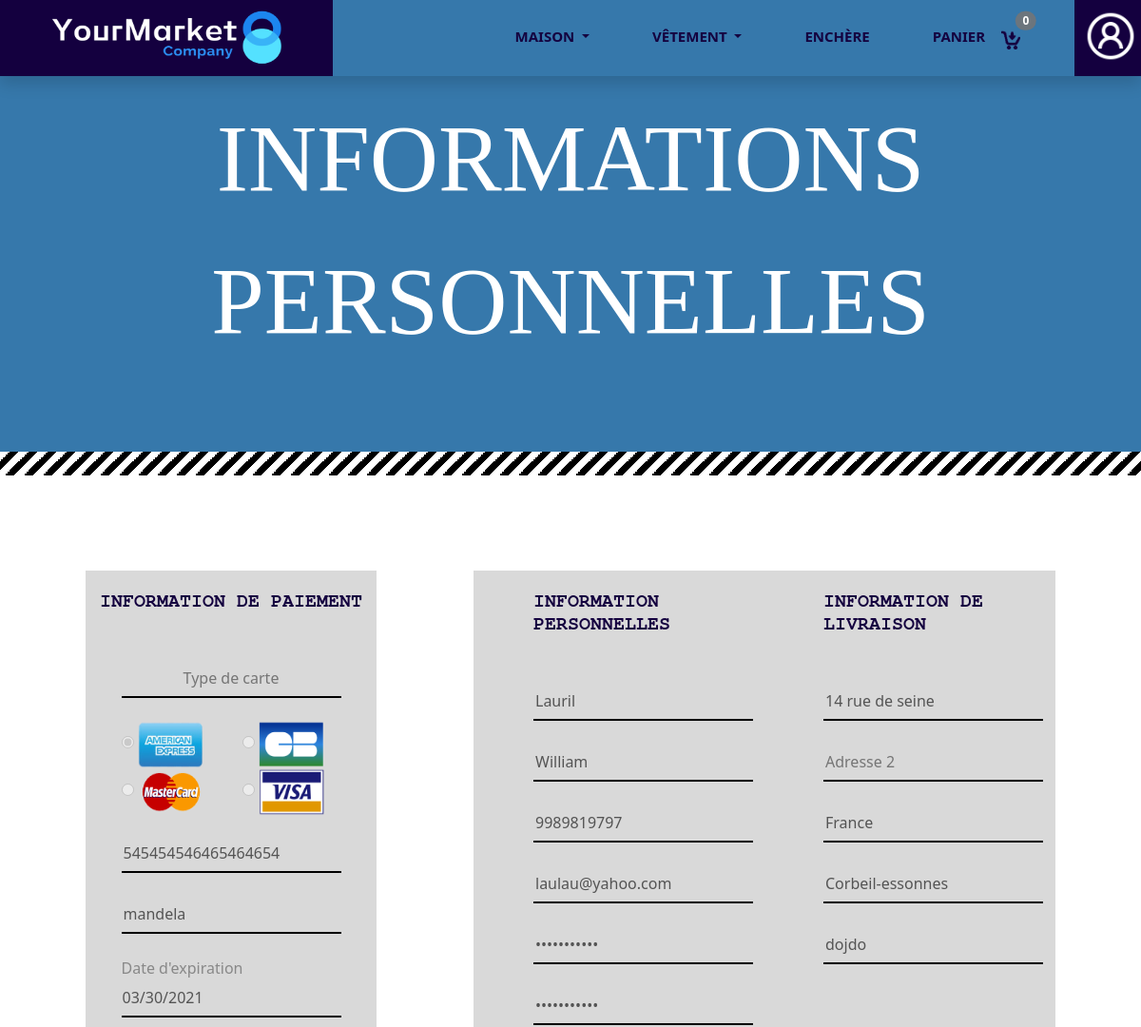
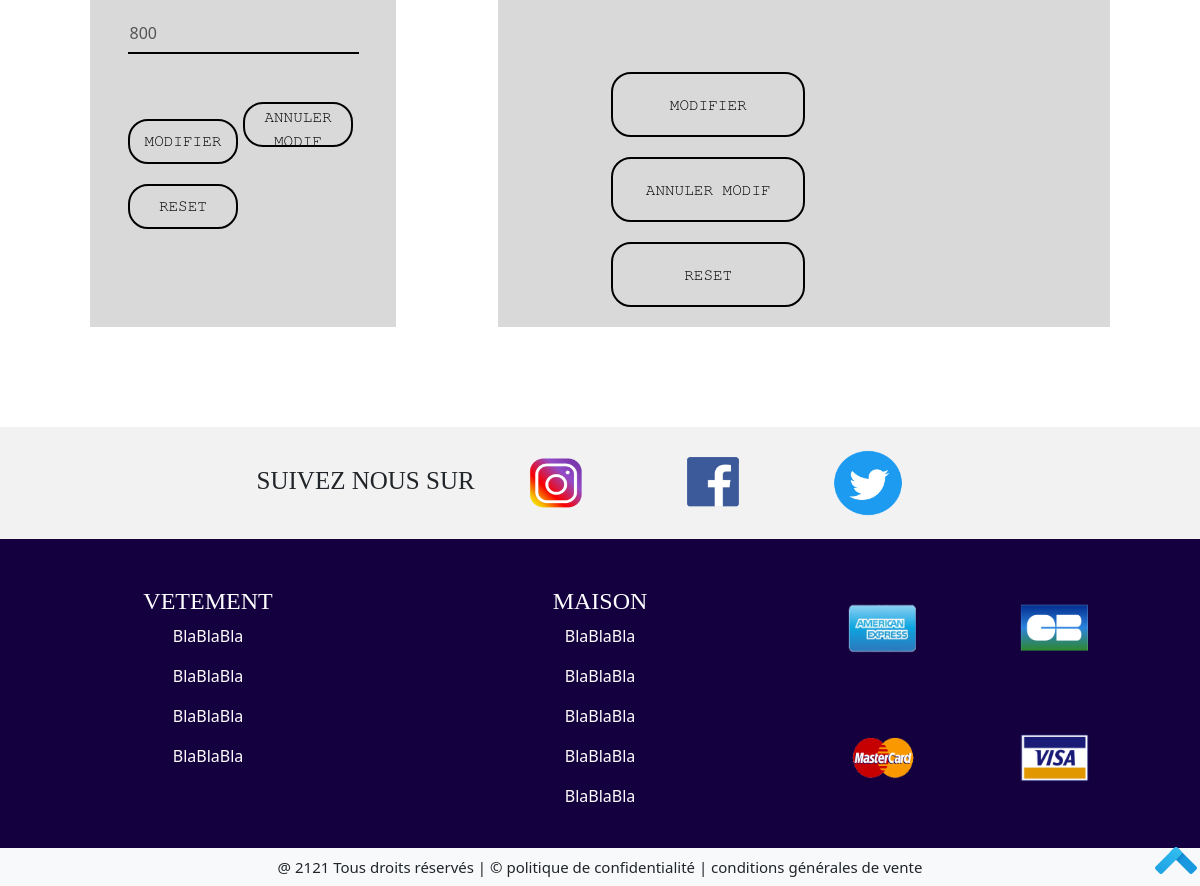
The page /Front/Acheteur/infoPerso.php (signed in) on the database its author committed (2 pictures, top to bottom).
### tables this page shows
CREATE TABLE IF NOT EXISTS `payment` (
  `id_payment` int(11) NOT NULL AUTO_INCREMENT,
  `id_buyer` int(11) NOT NULL,
  `carde` varchar(255) NOT NULL,
  `code` int(255) NOT NULL,
  `num_card` varchar(255) NOT NULL,
  `expiration` date NOT NULL,
  `nom` varchar(20) NOT NULL,
  PRIMARY KEY (`id_payment`),
  KEY `id_payment` (`id_payment`),
  KEY `id_buyer` (`id_buyer`)
);

CREATE TABLE IF NOT EXISTS `buyer` (
  `id_buyer` int(11) NOT NULL AUTO_INCREMENT,
  `lastname` varchar(255) NOT NULL,
  `firstname` varchar(255) NOT NULL,
  `phone` varchar(255) NOT NULL,
  `email` varchar(255) NOT NULL,
  `passworde` varchar(255) NOT NULL,
  `adress1` varchar(100) NOT NULL,
  `adress2` varchar(100) NOT NULL,
  `city` varchar(255) NOT NULL,
  `zip_code` varchar(15) NOT NULL,
  `country` varchar(20) NOT NULL,
  PRIMARY KEY (`id_buyer`),
  KEY `id_buyer` (`id_buyer`)
);

### Front/Acheteur/infoPerso.php (the view, shortened to what this page needs)
<?php
    require "head.php";
        include("../../Bdd/cnx.php");
        $email_user = $_SESSION['email'];
        $queryinfoPerso_acheteur = mysqli_query($con, "select lastname,firstname,phone,email,passworde,adress1,adress2,city,zip_code,country,carde,code,num_card,expiration,nom from buyer, payment where buyer.id_buyer=payment.id_buyer and email='$email_user'");
    if($rowinfoPerso_acheteur = mysqli_fetch_assoc($queryinfoPerso_acheteur)){
        $lastname_acheteur = $rowinfoPerso_acheteur['lastname'];
        $firstname_acheteur = $rowinfoPerso_acheteur['firstname'];
        $phone_acheteur = $rowinfoPerso_acheteur['phone'];
        $email_acheteur = $rowinfoPerso_acheteur['email'];
        $passworde_acheteur = $rowinfoPerso_acheteur['passworde'];
        $adress1_acheteur = $rowinfoPerso_acheteur['adress1'];
        $adress2_acheteur = $rowinfoPerso_acheteur['adress2'];
        $city_acheteur = $rowinfoPerso_acheteur['city'];
        $zip_code_acheteur = $rowinfoPerso_acheteur['zip_code'];
        $country_acheteur = $rowinfoPerso_acheteur['country'];
        $carde_acheteur = $rowinfoPerso_acheteur['carde'];
        $code_acheteur = $rowinfoPerso_acheteur['code'];
        $num_card_acheteur = $rowinfoPerso_acheteur['num_card'];
        $expiration_acheteur = $rowinfoPerso_acheteur['expiration'];
        $nom_acheteur = $rowinfoPerso_acheteur['nom'];
?>
<div class="genale_page_infoPerso position-relative">
    <div class="texte_style position-absolute top-50 start-50 translate-middle general_infoPerso_div">
        <p class="titre_general_infoPerso text-uppercase centrer">
            Informations personnelles
        </p>
    </div>
    <div class="class_separation position-absolute bottom-0 start-50 translate-middle-x"></div>
</div>
<div class="contenu_general_infoPerso_acheteur row">
    <div class="col-1"></div>
    <div class="col-3 infoPerso_paiement">
        <form action="../../Bdd/infoPerso_recup.php" method="POST">
            <div>
                <h3 class="infoPerso_detail_titre1_acheteur text-uppercase centrer detail_style" style="margin-bottom:50px!important">Information de paiement</h3>
                <div class="row">
                    <div class="col-1"></div>
                    <div class="col-10">
                        <input id="infoPerso_typeCarte_acheteur" name="infoPerso_typeCarte_acheteur" type="text" class="infoPaiement_contenu_details_acheteur centrer" placeholder="Type de carte">
                        <br>
                        <br>
                        <div class="row">
                            <div class="col-6">
                                <?php if($carde_acheteur == "carte_payement_amex"){
                                echo'<input type="radio" name="infoPerso_carte_bancaire" id="infoPerso_carte_payement_amex" value="carte_payement_amex" checked>';
                                }
                                else{
                                    echo'<input type="radio" name="infoPerso_carte_bancaire" id="infoPerso_carte_payement_amex" value="carte_payement_amex">';
                                } ?>
                                <img class="image_infoPayment" src="../../Image/carte_payement_amex.png" alt="carte_payement_amex">
                            </div>
                            <div class="col-6">
                            <?php if($carde_acheteur == "carte_payement_cb"){
                                echo'
                                <input type="radio" name="infoPerso_carte_bancaire" id="infoPerso_carte_payement_cb" value="carte_payement_cb" checked>';
                                }
                                else{
                                    echo'<input type="radio" name="infoPerso_carte_bancaire" id="infoPerso_carte_payement_cb" value="carte_payement_cb">';
                                }?>
                                <img class="image_infoPayment" src="../../Image/carte_payement_cb.png" alt="carte_payement_cb">
                            </div>
                        </div>
                        <div class="row" style="margin-bottom:20px!important">
                            <div class="col-6">
                            <?php if($carde_acheteur == "carte_payement_mastercard"){
                                echo' <input type="radio" name="infoPerso_carte_bancaire" id="infoPerso_carte_payement_mastercard" value="carte_payement_mastercard" checked>';
                                }
                                else{
                                echo' <input type="radio" name="infoPerso_carte_bancaire" id="infoPerso_carte_payement_mastercard" value="carte_payement_mastercard">';
                            }?>
                                <img class="image_infoPayment" src="../../Image/carte_payement_mastercard.png" alt="carte_payement_mastercard">
                            </div>
                            <div class="col-6">
                            <?php if($carde_acheteur == "carte_payement_visa"){
                                echo'
                                <input type="radio" name="infoPerso_carte_bancaire" id="infoPerso_carte_payement_visa" value="carte_payement_visa" checked>';
                                }
                                else{
                                    echo'
                                    <input type="radio" name="infoPerso_carte_bancaire" id="infoPerso_carte_payement_visa" value="carte_payement_visa">';
                                }?>
                                <img class="image_infoPayment" src="../../Image/carte_payement_visa.png" alt="carte_payement_visa">
                            </div>
                        </div>
                        <input id="infoPerso_numeroCarte_acheteur" name="infoPerso_numeroCarte_acheteur" type="text" class="infoPaiement_contenu_details_acheteur" placeholder="Numero de carte" value="<?php echo $num_card_acheteur ?>">
                        <br>
                        <br>
                        <input id="infoPerso_nomCarte_acheteur" name="infoPerso_nomCarte_acheteur" type="text" class="infoPaiement_contenu_details_acheteur" placeholder="Nom" value="<?php echo $nom_acheteur ?>">
                        <br>
                        <br>
                        <label style="color:#888888;">Date d'expiration</label><br>
                        <input id="infoPerso_dateExpiration_acheteur" name="infoPerso_dateExpiration_acheteur" type="date" class="infoPaiement_contenu_details_acheteur" placeholder="Date d'expiration" value="<?php echo $expiration_acheteur ?>">
                        <br>
                        <br>
                        <input id="infoPerso_codeSecret_acheteur" name="infoPerso_codeSecret_acheteur" type="text" class="infoPaiement_contenu_details_acheteur" placeholder="Code secret" value="<?php echo $code_acheteur ?>">
                        <br>
                        <br><br>
                        <button onclick="modif_infoPerso_paiement()" type="button" id="modif_infoPaiement_acheteur" class="btn_infoPaiement_final_acheteur text-uppercase detail_style">Modifier</button>
                        <button onclick="annulModif_infoPerso_paiement()" type="button" id="annulModif_infoPaiement_acheteur" class="btn_infoPaiement_final_acheteur text-uppercase detail_style">Annuler Modif</button>
                        <button onclick="reset_infoPerso_paiement()" type="button" id="reset_infoPaiement_acheteur" class="btn_infoPaiement_final_acheteur text-uppercase detail_style">Reset</button>
                    </div>
                    <div class="col-1"></div>
                </div>
            </div>
        </form>
    </div>
    <div class="col-1"></div>
    <div class="col-6 infoPerso_livraison">
        <form action="../../Bdd/infoPerso_recup.php" method="POST">
            <div class="row">
                <div class="col-1"></div>
                <div class="col-5">
                    <h3 class="infoPerso_detail_titre2_acheteur text-uppercase detail_style" style="margin-bottom:50px!important;">information personnelles</h3>
                    <input id="infoPerso_nom_acheteur" name="infoPerso_nom_acheteur" type="text" class="infoPersoL_contenu_details_acheteur" placeholder="Nom" value="<?php echo $lastname_acheteur ?>">
                    <br>
                    <br>
                    <input id="infoPerso_prenom_acheteur" name="infoPerso_prenom_acheteur" type="text" class="infoPersoL_contenu_details_acheteur" placeholder="Prénom" value="<?php echo $firstname_acheteur ?>">
                    <br>
                    <br>
                    <input id="infoPerso_telephone_acheteur" name="infoPerso_telephone_acheteur" type="text" class="infoPersoL_contenu_details_acheteur" placeholder="Téléphone" value="<?php echo $phone_acheteur ?>">
                    <br>
                    <br>
                    <input id="infoPerso_mail_acheteur" name="infoPerso_mail_acheteur" type="text" class="infoPersoL_contenu_details_acheteur" placeholder="Email" value="<?php echo $email_acheteur ?>">
                    <br>
                    <br>
                    <input id="infoPerso_mdp_acheteur" name="infoPerso_mdp_acheteur" type="password" class="infoPersoL_contenu_details_acheteur" placeholder="Mot de passe" value="<?php echo $passworde_acheteur ?>">
                    <br>
                    <br>
                    <input id="infoPerso_mdp2_acheteur" name="infoPerso_mdp2_acheteur" type="password" class="infoPersoL_contenu_details_acheteur" placeholder="Confirmation mot de passe" value="<?php echo $passworde_acheteur ?>">
                    <br>
                    <br>
                </div>
                <div class="col-5" style="margin-left:50px!important;" >
                    <h3 class="infoPerso_detail_titre3_acheteur text-uppercase detail_style" style="margin-bottom:50px!important">information de livraison</h3>
                    <input id="infoPerso_adresse1_acheteur" name="infoPerso_adresse1_acheteur" type="text" class="infoPersoL_contenu_details_acheteur" placeholder="Adresse 1" value="<?php echo $adress1_acheteur ?>">
                    <br>
                    <br>
                    <input id="infoPerso_adresse2_acheteur" name="infoPerso_adresse2_acheteur" type="text" class="infoPersoL_contenu_details_acheteur" placeholder="Adresse 2" value="<?php echo $adress2_acheteur ?>">
                    <br>
                    <br>
                    <input id="infoPerso_pays_acheteur" name="infoPerso_pays_acheteur" type="text" class="infoPersoL_contenu_details_acheteur" placeholder="Pays" value="<?php echo $country_acheteur ?>">
                    <br>
                    <br>
                    <input id="infoPerso_ville_acheteur" name="infoPerso_ville_acheteur" type="text" class="infoPersoL_contenu_details_acheteur" placeholder="Ville" value="<?php echo $city_acheteur ?>">
                    <br>
                    <br>
                    <input id="infoPerso_codepostal_acheteur" name="infoPerso_codepostal_acheteur" type="text" class="infoPersoL_contenu_details_acheteur" placeholder="Code Postal" value="<?php echo $zip_code_acheteur ?>">
                    <br>
                    <br>
                </div>
            </div>
            <div class="row">
                <div class="col-1"></div>
                <div class="col-10" style="margin-top:50px!important">
                    <button onclick="modif_infoPersoL_livraison()" type="button" id="modif_infoPersoL_acheteur" class="btn_infoPersoL_final_acheteur text-uppercase detail_style">Modifier</button>
                    <button onclick="annulModif_infoPersoL_livraison()" type="button" id="annulModif_infoPersoL_acheteur" class="btn_infoPersoL_final_acheteur text-uppercase detail_style">Annuler Modif</button>
                    <button onclick="reset_infoPersoL_livraison()" type="button" id="reset_infoPersoL_acheteur" class="btn_infoPersoL_final_acheteur text-uppercase detail_style">Reset</button>
                </div>
                <div class="col-1"></div>
            </div>
        </form>
    </div>
    <div class="col-1"></div>
</div>
<?php
}
    include("footer.php");
?>

### Lien/yourmarket.css (style rules this page uses)
.centrer { text-align: center; }
.texte_style { font-family: Impact, fantasy; }
.detail_style { font-family: FreeMono, monospace; }
.class_separation { width: 100%; height: 25px; background: linear-gradient(-45deg, black 25%, white 25%, white 50%, black 50%, black 75%, white 75%, white); background-size:20px 20px; }

### Lien/infoPerso.css (style rules this page uses)
.genale_page_infoPerso { width: 100%; height: 500px; background-color: #3678ab; }
.general_infoPerso_div { width: 80%; }
.titre_general_infoPerso { font-size: 100px; color: white; }
.contenu_general_infoPerso_admin, .contenu_general_infoPerso_vendeur, .contenu_general_infoPerso_acheteur { margin-top: 100px!important; }
.infoPerso_paiement { background-color: #d9d9d9; }
.infoPerso_detail_titre1_acheteur { font-size: 20px; margin-top: 20px; font-weight: bold; color: #14003f; }
.infoPaiement_contenu_details_acheteur { width: 100%; height: 40px; border: none; border-bottom: solid 2px black; background-color: #d9d9d9; }
.btn_infoPaiement_final_acheteur { width: 48%!important; height: 45px!important; border: solid 2px black!important; background-color: #d9d9d9!important; margin-bottom: 20px!important; border-radius: 20px!important; }
.image_infoPayment { width: 70px; height: 50px; }
.infoPerso_livraison { background-color: #d9d9d9; }
.infoPerso_detail_titre2_acheteur, .infoPerso_detail_titre3_acheteur { font-size: 20px; margin-top: 20px; font-weight: bold; color: #14003f; }
.infoPersoL_contenu_details_acheteur { width: 100%; height: 40px; border: none; border-bottom: solid 2px black; background-color: #d9d9d9; }
.btn_infoPersoL_final_acheteur { width: 40%!important; height: 65px!important; border: solid 2px black!important; background-color: #d9d9d9!important; margin-bottom: 20px!important; border-radius: 20px!important; margin-left:50px!important; }

### rows shown on the page
payment: infoPerso_numeroCarte_acheteur "545454546465464654", infoPerso_nomCarte_acheteur "mandela", infoPerso_dateExpiration_acheteur "03/30/2021", infoPerso_codeSecret_acheteur "800"
buyer: infoPerso_nom_acheteur "Lauril", infoPerso_prenom_acheteur "William", infoPerso_telephone_acheteur "9989819797", infoPerso_mail_acheteur "laulau@yahoo.com", infoPerso_adresse1_acheteur "14 rue de seine", infoPerso_pays_acheteur "France", infoPerso_ville_acheteur "Corbeil-essonnes", infoPerso_codepostal_acheteur "dojdo"
